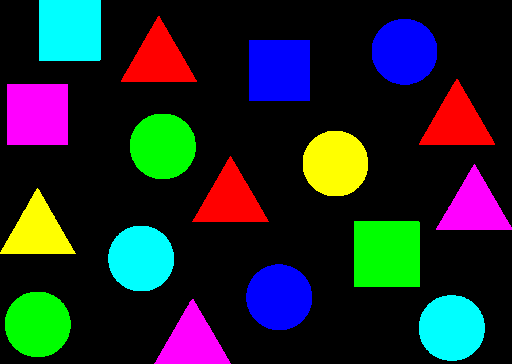
#> input picture dataset/colorobject.png, 512 x 364 px, found by its file name
$ python w05_ContourTechnique_62011126.py
#> lines starting #> are read from the running program, lines starting #| are printed output that depends on the picture; after the words box and inside, x2 and y2 are one past the last pixel; in counts of white or black regions, pixels touching at a corner belong together
import cv2
import numpy as np

img = cv2.resize(cv2.imread("dataset/colorobject.png"),None,fx=0.7,fy=0.7)
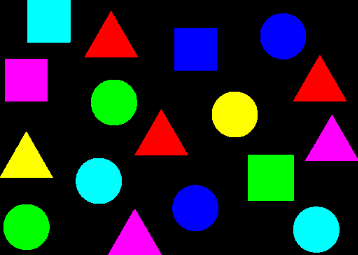
#> img: shape (255, 358, 3); mean B, G, R 41.3, 38.1, 31
mask = cv2.inRange(img,np.array([0,0,255]),np.array([0,0,255]))
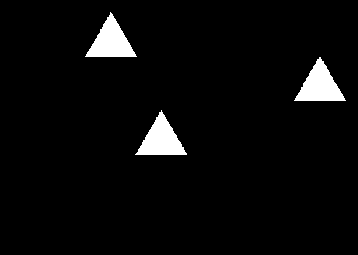
#> mask: shape (255, 358); 3.9% white; 3 white regions, box (x1, y1, x2, y2) and area: (294, 57, 346, 101) 1187, (85, 12, 137, 57) 1182, (135, 110, 187, 155) 1181
res = cv2.bitwise_and(img,img,mask=mask)
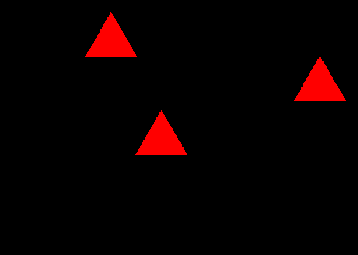
#> res: shape (255, 358, 3); mean B, G, R 0, 0, 9.9
gray = cv2.cvtColor(res,cv2.COLOR_BGR2GRAY)
#> gray: shape (255, 358); values 0 (black) and 76 (white), 3.9% white; 3 white regions
_,thres = cv2.threshold(gray,50,255,cv2.THRESH_BINARY)

#find contour
contours,_ = cv2.findContours(thres,cv2.RETR_TREE,cv2.CHAIN_APPROX_NONE)
#> contours = 3 contours; box (x1, y1, x2, y2) and area: (294, 57, 346, 101) 1116, (85, 12, 137, 57) 1110, (135, 110, 187, 155) 1108

for i in range(len(contours)):
    cv2.drawContours(img,contours,i,(255,255,255),3)
#> this loop made 3 passes
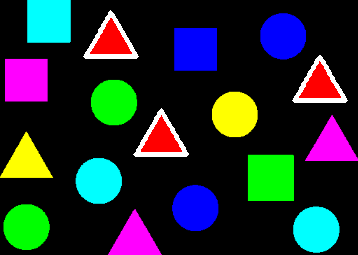
#> img: shape (255, 358, 3); 2.25% of pixels changed, all inside (x1, y1, x2, y2) = (83, 10, 348, 157)

cv2.imshow("GRAY",gray)
cv2.imshow("Threshold",thres)
cv2.imshow("Original",img)
cv2.waitKey(0)
cv2.destroyAllWindows()

$ run again, with dataset/3.png copied over dataset/colorobject.png
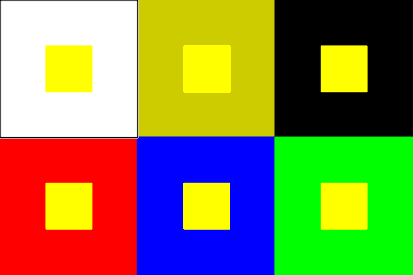
#> input picture dataset/3.png, 413 x 275 px, found by its file name
#> `mask = cv2.inRange(img,np.array([0,0,255]),np.array([0,0,255]))`:
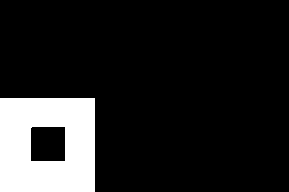
#> mask: shape (192, 289); 14% white; 1 white region, box (x1, y1, x2, y2) and area: (0, 98, 95, 192) 7775
#> gray: shape (192, 289); values 0 (black) and 76 (white), 14% white; 1 white region
#> contours = 2 contours; box (x1, y1, x2, y2) and area: (0, 98, 95, 192) 8742, (30, 126, 66, 162) 1222
#> the loop `for i in range(len(contours)):` made 2 passes
#> after the loop `for i in range(len(contours)):`:
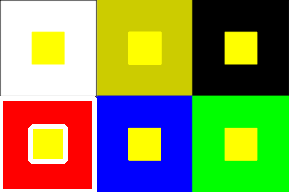
#> img: shape (192, 289, 3); mean B, G, R 84.1, 143.3, 134.1
